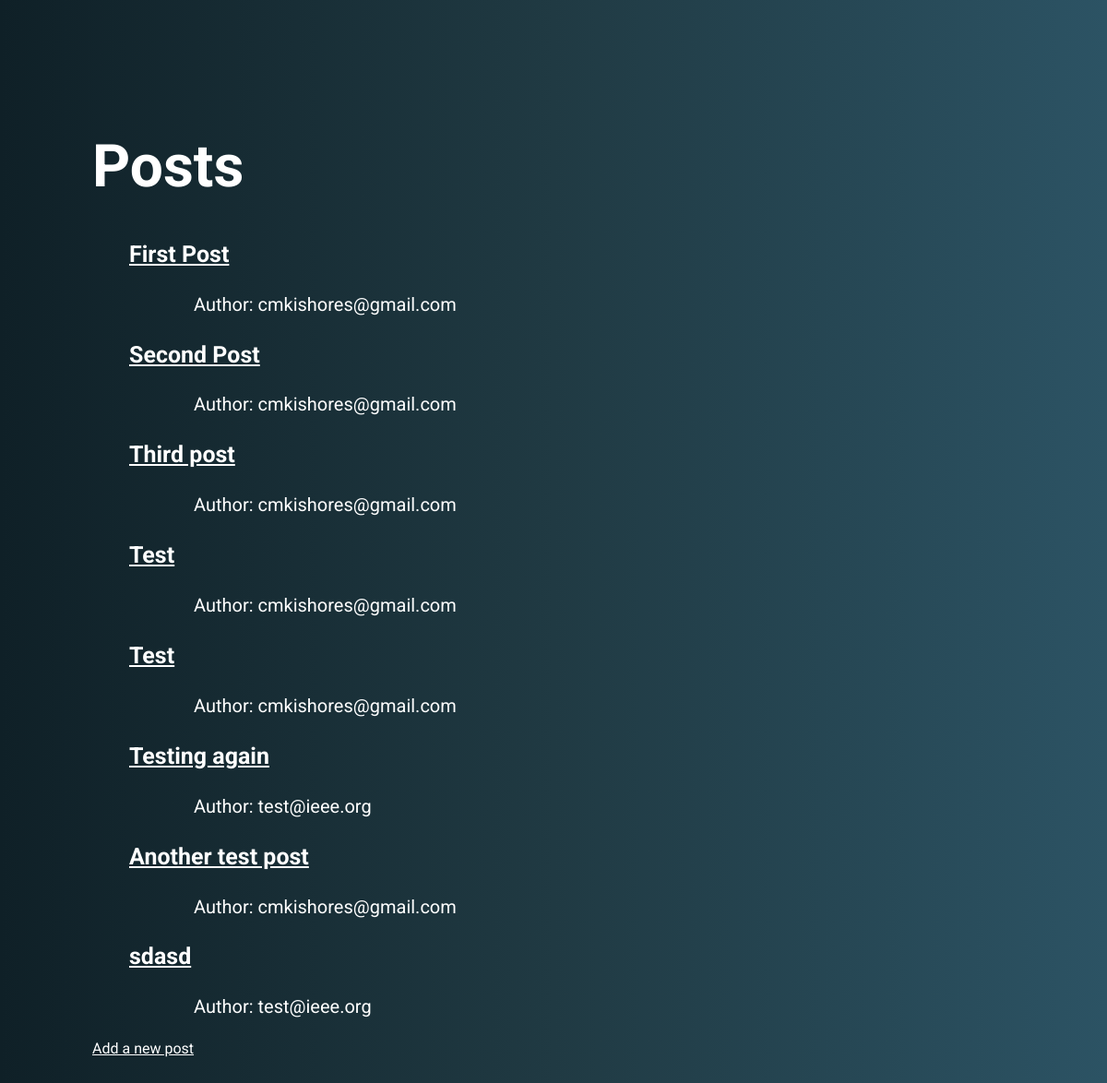
The app's page /, older data.
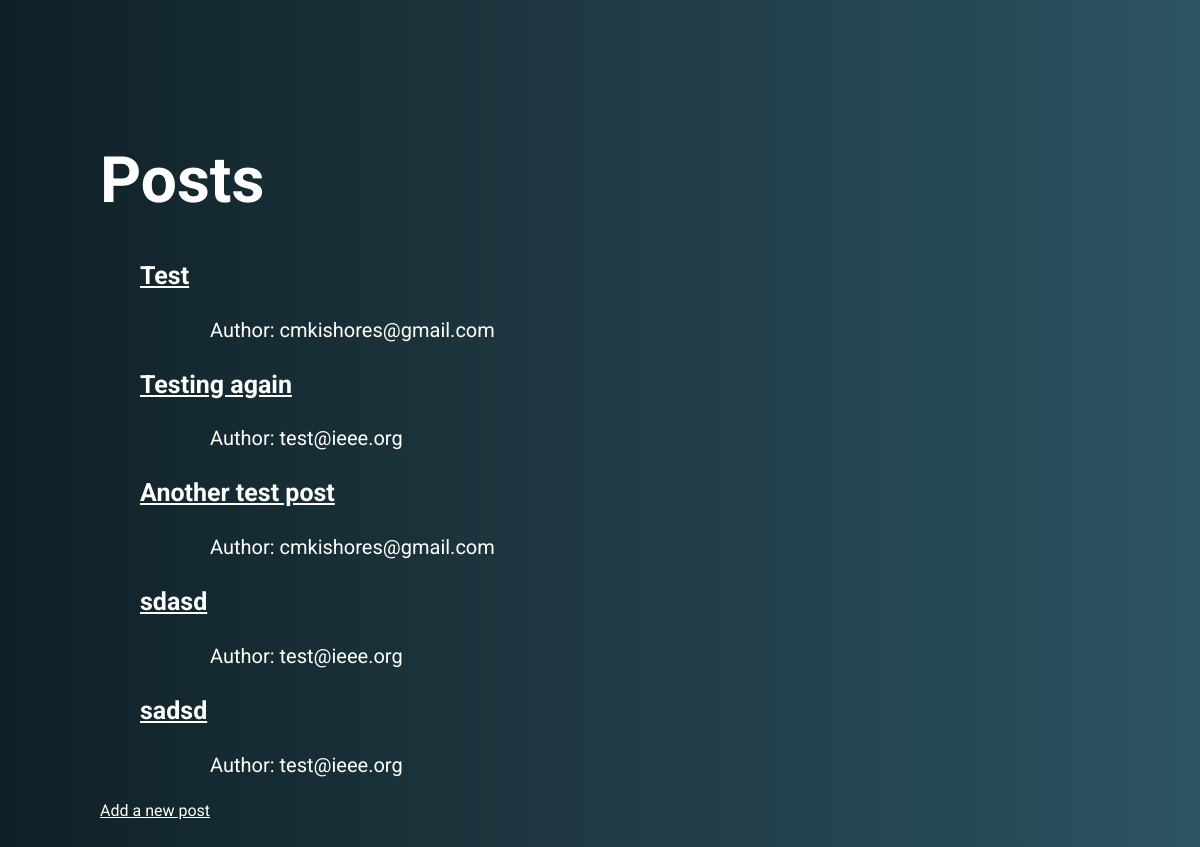
The same page, newer data.
### posts/models.py (models this page shows, shortened)
class Post(models.Model):
	title = models.CharField(max_length=50)
	content = models.TextField()
	author = models.EmailField()

### posts/views.py (the view)
# urls.py: path('',ListingView.as_view(), name = 'lists' ),
class ListingView(ListView):
	model = Post
	template_name = 'index.html'
	context_object_name = 'list_of_posts'

### templates/index.html (shortened to what this page needs)
 {% extends 'base.html' %}
 {% load static %}
 	{% block body %}
		<h1>Posts</h1>
		<ul>
		{% for element in list_of_posts %}
		<h2><a href="{% url 'detailed' element.id %}"><li class = 'post'>{{ element.title }} </li></a></h2>
		<li class = 'author'>  Author: {{element.author }} </li>
		{% endfor %}
		</ul>
		<a href="{% url 'addpost' %}"> Add a new post </a>
	{% endblock body %}

### templates/base.html (shortened to what this page needs)
{% load static %}
<!DOCTYPE html>
<html>
<head>
	<link href="{% static 'css/base.css' %}" rel="stylesheet">
</head>
<body>
	{% block body %}
	{% endblock body%}
</body>
</html>

### static/css/base.css (style rules this page uses)
body { font-family:'Roboto', sans-serif; padding:50px; margin:50px; background: linear-gradient(to right, #0f2027, #203a43, #2c5364); color:white; }
.post { font-size: 25px; }
h1 { text-align:left; font-size: 64px; }
ul { list-style: none; }
a { color:white; }
.author { line-height: 40px; font-size:20px; padding-left:70px; }

Row changes from the older to the newer data that the page shows:
removed Post: title "First Post", author "cmkishores@gmail.com"
removed Post: title "Second Post", author "cmkishores@gmail.com"
removed Post: title "Third post", author "cmkishores@gmail.com"
removed Post: title "Test", author "cmkishores@gmail.com"
added Post: title "sadsd", author "test@ieee.org"
